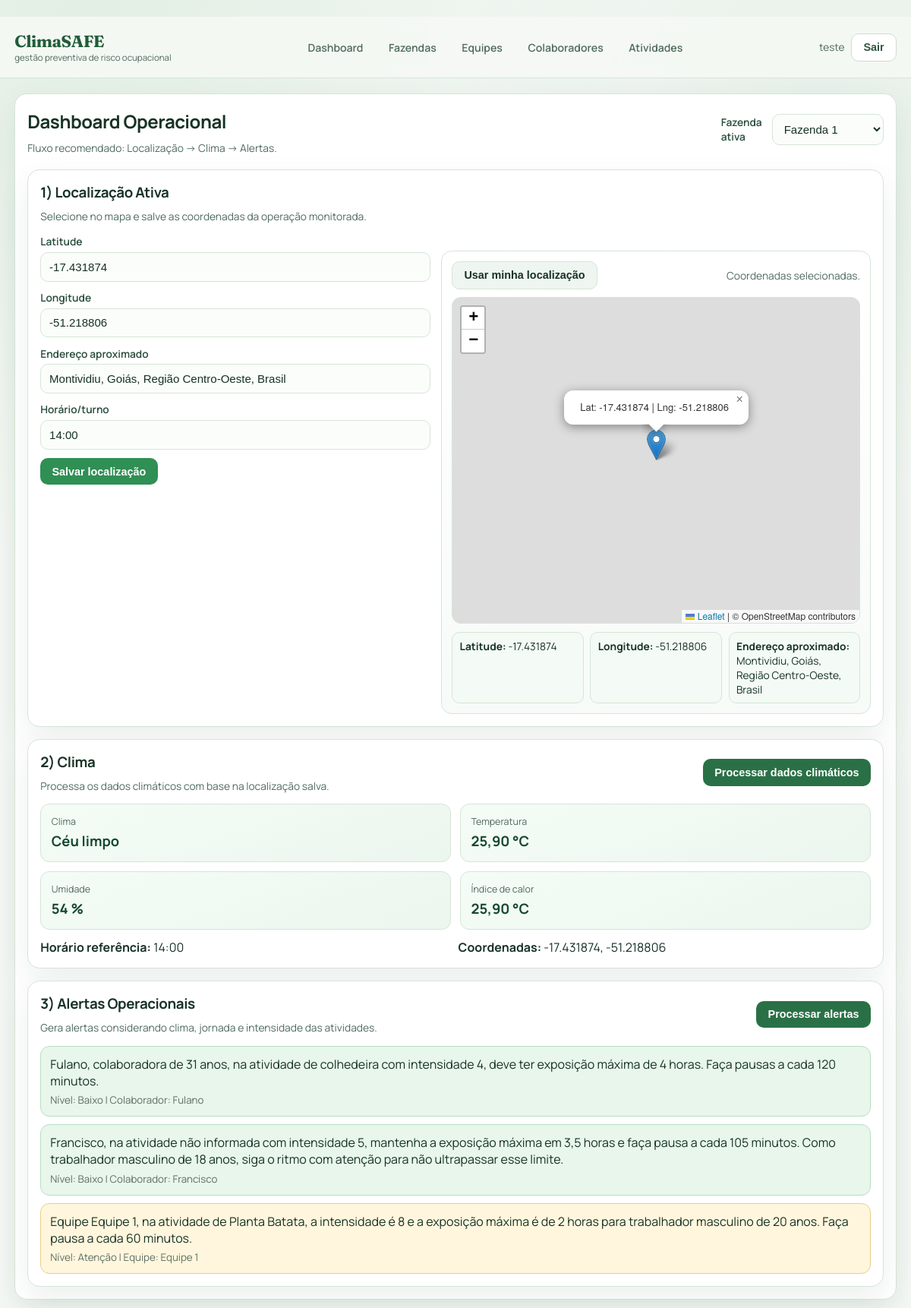
The app's page /dashboard/ (signed in) with its own data.
### app/models.py (models this page shows, shortened)
class Localizacao(models.Model):
    fazenda = models.OneToOneField(Fazenda, on_delete=models.CASCADE, related_name="localizacao_ativa")
    latitude = models.DecimalField(max_digits=9, decimal_places=6)
    longitude = models.DecimalField(max_digits=9, decimal_places=6)
    horario = models.CharField(max_length=80)
    endereco_aproximado = models.CharField(max_length=255, blank=True)
    clima = models.CharField(max_length=80, blank=True)
    temperatura = models.DecimalField(max_digits=5, decimal_places=2, null=True, blank=True)
    umidade = models.PositiveSmallIntegerField(null=True, blank=True)
    indice_calor = models.DecimalField(max_digits=5, decimal_places=2, null=True, blank=True)
    atualizado_em = models.DateTimeField(auto_now=True)
    class Meta:
        verbose_name = "Localização"
        verbose_name_plural = "Localizações"

class AlertaOperacional(models.Model):
    class Niveis(models.TextChoices):
        BAIXO = "baixo", "Baixo"
        ATENCAO = "atencao", "Atenção"
        ALTO = "alto", "Alto"
        CRITICO = "critico", "Crítico"
    localizacao = models.ForeignKey(Localizacao, on_delete=models.CASCADE, related_name="alertas")
    colaborador = models.ForeignKey(
        Colaborador,
        on_delete=models.CASCADE,
        null=True,
        blank=True,
        related_name="alertas",
    )
    equipe = models.ForeignKey(
        Equipe,
        on_delete=models.CASCADE,
        null=True,
        blank=True,
        related_name="alertas",
    )
    texto = models.TextField()
    nivel = models.CharField(max_length=10, choices=Niveis.choices)
    criado_em = models.DateTimeField(auto_now_add=True)
    class Meta:
        ordering = ["-criado_em"]

class Colaborador(models.Model):
    class Sexos(models.TextChoices):
        MASCULINO = "masculino", "Masculino"
        FEMININO = "feminino", "Feminino"
        OUTRO = "outro", "Outro"
        NAO_INFORMADO = "nao_informado", "Prefiro não informar"
    fazenda = models.ForeignKey(Fazenda, on_delete=models.CASCADE, related_name="colaboradores")
    equipe = models.ForeignKey(
        Equipe,
        on_delete=models.SET_NULL,
        null=True,
        blank=True,
        related_name="colaboradores",
    )
    nome = models.CharField(max_length=120)
    idade = models.PositiveSmallIntegerField(
        default=30,
        validators=[MinValueValidator(14), MaxValueValidator(100)],
    )
    sexo = models.CharField(
        max_length=20,
        choices=Sexos.choices,
        default=Sexos.NAO_INFORMADO,
    )
    detalhes_extras = models.TextField(
        blank=True,
        default="",
        help_text="Informe doencas, fatores psicologicos e outros cuidados relevantes do colaborador.",
    )
    jornada_horas = models.PositiveSmallIntegerField(
        default=8,
        validators=[MinValueValidator(1), MaxValueValidator(24)],
    )
    class Meta:
        ordering = ["nome"]
        unique_together = ("fazenda", "nome")

class Equipe(models.Model):
    fazenda = models.ForeignKey(Fazenda, on_delete=models.CASCADE, related_name="equipes")
    nome = models.CharField(max_length=120)
    class Meta:
        ordering = ["nome"]
        unique_together = ("fazenda", "nome")

### app/views.py (the view)
# urls.py: path("dashboard/", views.DashboardView.as_view(), name="dashboard"),
class DashboardView(LoginRequiredMixin, TemplateView):
    template_name = "dashboard.html"
    @staticmethod
    def _format_coord(value):
        if value is None:
            return ""
        return f"{value:.6f}"
    def get_context_data(self, **kwargs):
        context = super().get_context_data(**kwargs)
        fazendas = Fazenda.objects.filter(usuario=self.request.user)
        fazenda_id = self.request.GET.get("fazenda") or self.request.session.get("fazenda_ativa_id")
        fazenda_ativa = fazendas.filter(id=fazenda_id).first() if fazenda_id else fazendas.first()
        if fazenda_ativa:
            self.request.session["fazenda_ativa_id"] = fazenda_ativa.id
        localizacao = Localizacao.objects.filter(fazenda=fazenda_ativa).first() if fazenda_ativa else None
        alertas = (
            AlertaOperacional.objects.filter(localizacao=localizacao)
            if localizacao
            else AlertaOperacional.objects.none()
        )
        latitude_value = self._format_coord(localizacao.latitude) if localizacao else ""
        longitude_value = self._format_coord(localizacao.longitude) if localizacao else ""
        context.update(
            {
                "fazendas": fazendas,
                "fazenda_ativa": fazenda_ativa,
                "localizacao": localizacao,
                "latitude_value": latitude_value,
                "longitude_value": longitude_value,
                "alertas": alertas,
                "map_tile_url": getattr(
                    settings, "MAP_TILE_URL", "https://tile.openstreetmap.org/{z}/{x}/{y}.png"
                ),
            }
        )
        return context

### app/templates/dashboard.html (shortened to what this page needs)
﻿{% extends 'base.html' %}
{% load static %}
{% block extra_head %}
<link rel="stylesheet" href="https://unpkg.com/leaflet@1.9.4/dist/leaflet.css" />
<link rel="stylesheet" href="{% static 'maps/css/location-picker.css' %}">
{% endblock %}
{% block content %}
<section class="panel">
    {% if fazendas %}
    <div class="section-head">
        <div>
            <h2>Dashboard Operacional</h2>
            <p class="hint">Fluxo recomendado: Localização -> Clima -> Alertas.</p>
        </div>
        <form method="get" class="inline-form">
            <label for="fazenda">Fazenda ativa</label>
            <select id="fazenda" name="fazenda" onchange="this.form.submit()">
                {% for fazenda in fazendas %}
                    <option value="{{ fazenda.id }}" {% if fazenda_ativa and fazenda.id == fazenda_ativa.id %}selected{% endif %}>{{ fazenda.nome }}</option>
                {% endfor %}
            </select>
        </form>
    </div>
    <div class="dashboard-sections">
        <section class="panel dash-section">
            <div class="section-head">
                <div>
                    <h3>1) Localização Ativa</h3>
                    <p class="hint">Selecione no mapa e salve as coordenadas da operação monitorada.</p>
                </div>
            </div>
            <div class="location-layout">
                <form method="post" action="{% url 'salvar_localizacao' %}" class="form-panel">
                    <div class="field-row">
                        <label for="latitude">Latitude</label>
                        <input type="text" id="latitude" name="latitude" value="{{ latitude_value }}" required>
                    </div>
                    <div class="field-row">
                        <label for="longitude">Longitude</label>
                        <input type="text" id="longitude" name="longitude" value="{{ longitude_value }}" required>
                    </div>
                    <div class="field-row">
                        <label for="address_preview">Endereço aproximado</label>
                        <input type="text" id="address_preview" name="endereco_aproximado" value="{{ localizacao.endereco_aproximado|default:'' }}" readonly>
                    </div>
                    <div class="field-row">
                        <label for="horario">Horário/turno</label>
                        <input type="text" id="horario" name="horario" value="{{ localizacao.horario|default:'' }}" placeholder="Ex.: manhã, 07:00-12:00" required>
                    </div>
                    <button type="submit" class="btn">Salvar localização</button>
                </form>
                <div>
                    {% url 'api-location-select' as location_select_endpoint %}
                    {% include 'maps/location_picker.html' with map_id='dashboard-map' location_endpoint=location_select_endpoint lat_input_id='latitude' lng_input_id='longitude' address_input_id='address_preview' initial_lat=latitude_value|default:'-14.2350' initial_lng=longitude_value|default:'-51.9253' initial_zoom='5' tile_url=map_tile_url %}
                </div>
            </div>
        </section>
        <section class="panel dash-section">
            <div class="section-head">
                <div>
                    <h3>2) Clima</h3>
                    <p class="hint">Processa os dados climáticos com base na localização salva.</p>
                </div>
                <form method="post" action="{% url 'processar_dados_climaticos' %}" class="inline-action-form">
                    <button type="submit" class="btn btn-warning">Processar dados climáticos</button>
                </form>
            </div>
            <div class="cards-grid">
                <div class="info-card">
                    <span>Clima</span>
                    <strong>{{ localizacao.clima|default:'-' }}</strong>
                </div>
                <div class="info-card">
                    <span>Temperatura</span>
                    <strong>{% if localizacao and localizacao.temperatura != None %}{{ localizacao.temperatura }} °C{% else %}-{% endif %}</strong>
                </div>
                <div class="info-card">
                    <span>Umidade</span>
                    <strong>{% if localizacao and localizacao.umidade != None %}{{ localizacao.umidade }} %{% else %}-{% endif %}</strong>
                </div>
                <div class="info-card">
                    <span>Índice de calor</span>
                    <strong>{% if localizacao and localizacao.indice_calor != None %}{{ localizacao.indice_calor }} °C{% else %}-{% endif %}</strong>
                </div>
            </div>
            <div class="meta-row">
                <p><strong>Horário referência:</strong> {{ localizacao.horario|default:'-' }}</p>
                <p>
                    <strong>Coordenadas:</strong>
                    {% if localizacao %}
                        {{ latitude_value }}, {{ longitude_value }}
                    {% else %}
                        -
                    {% endif %}
                </p>
            </div>
        </section>
        <section class="panel dash-section">
            <div class="section-head">
                <div>
                    <h3>3) Alertas Operacionais</h3>
                    <p class="hint">Gera alertas considerando clima, jornada e intensidade das atividades.</p>
                </div>
                <form method="post" action="{% url 'processar_alertas' %}" class="inline-action-form">
                    <button type="submit" class="btn btn-warning">Processar alertas</button>
                </form>
            </div>
            {% if alertas %}
                <div class="alert-list">
                    {% for alerta in alertas %}
                        <article class="alert-card nivel-{{ alerta.nivel }}">
                            <p>{{ alerta.texto }}</p>
                            <small>
                                Nível: {{ alerta.get_nivel_display }} |
                                {% if alerta.equipe %}Equipe: {{ alerta.equipe.nome }}{% endif %}
                                {% if alerta.colaborador %}Colaborador: {{ alerta.colaborador.nome }}{% endif %}
                            </small>
                        </article>
                    {% endfor %}
                </div>
            {% else %}
                <div class="empty-state">
                    <p>Nenhum alerta gerado para a localização atual.</p>
                </div>
            {% endif %}
        </section>
    </div>
    {% else %}
    <div class="empty-state">
        <h3>Nenhuma fazenda cadastrada</h3>
        <p class="hint">Cadastre sua primeira fazenda para iniciar o monitoramento.</p>
        <a href="{% url 'fazenda_create' %}" class="btn">Nova fazenda</a>
    </div>
    {% endif %}
</section>
{% endblock %}

### app/templates/base.html (shortened to what this page needs)
﻿{% load static %}
<!DOCTYPE html>
<html lang="pt-BR">
<head>
    <link rel="stylesheet" href="{% static 'app/style.css' %}">
    {% block extra_head %}{% endblock %}
</head>
<body>
    <header class="topbar">
        <div class="topbar-inner container">
            <div class="brand-wrap">
                <h1>ClimaSAFE</h1>
                <small>gestão preventiva de risco ocupacional</small>
            </div>
            <nav class="main-nav">
                <a href="{% url 'dashboard' %}">Dashboard</a>
                <a href="{% url 'fazenda_list' %}">Fazendas</a>
                <a href="{% url 'equipe_list' %}">Equipes</a>
                <a href="{% url 'colaborador_list' %}">Colaboradores</a>
                <a href="{% url 'atividade_list' %}">Atividades</a>
            </nav>
            <div class="auth-box">
                <span>{{ request.user.username }}</span>
                <form method="post" action="{% url 'logout' %}">
                    <button type="submit" class="btn btn-light">Sair</button>
                </form>
            </div>
        </div>
    </header>
    <main class="container">
        {% block content %}{% endblock %}
    </main>
</body>
</html>

### records on screen
Localizacao: endereco_aproximado "Montividiu, Goiás, Região Centro-Oeste, Brasil", horario "14:00", clima "Céu limpo", temperatura "25,90", umidade "54", indice_calor "25,90"
AlertaOperacional: texto "Fulano, colaboradora de 31 anos, na atividade de colhedeira com intensidade 4, deve ter exposição máxima de 4 horas. Faça pausas a cada 120 minutos.", nivel "Baixo", colaborador.nome "Fulano"
AlertaOperacional: texto "Francisco, na atividade não informada com intensidade 5, mantenha a exposição máxima em 3,5 horas e faça pausa a cada 105 minutos. Como trabalhador masculino de 18 anos, siga o ritmo com atenção para não ultrapassar esse limite.", nivel "Baixo", colaborador.nome "Francisco"
AlertaOperacional: texto "Equipe Equipe 1, na atividade de Planta Batata, a intensidade é 8 e a exposição máxima é de 2 horas para trabalhador masculino de 20 anos. Faça pausa a cada 60 minutos.", nivel "Atenção", equipe.nome "Equipe 1"

### other values on screen
{{ request.user.username }} "teste"
{{ latitude_value }} "-17.431874"
{{ longitude_value }} "-51.218806"
form field fazenda "Fazenda 1"
